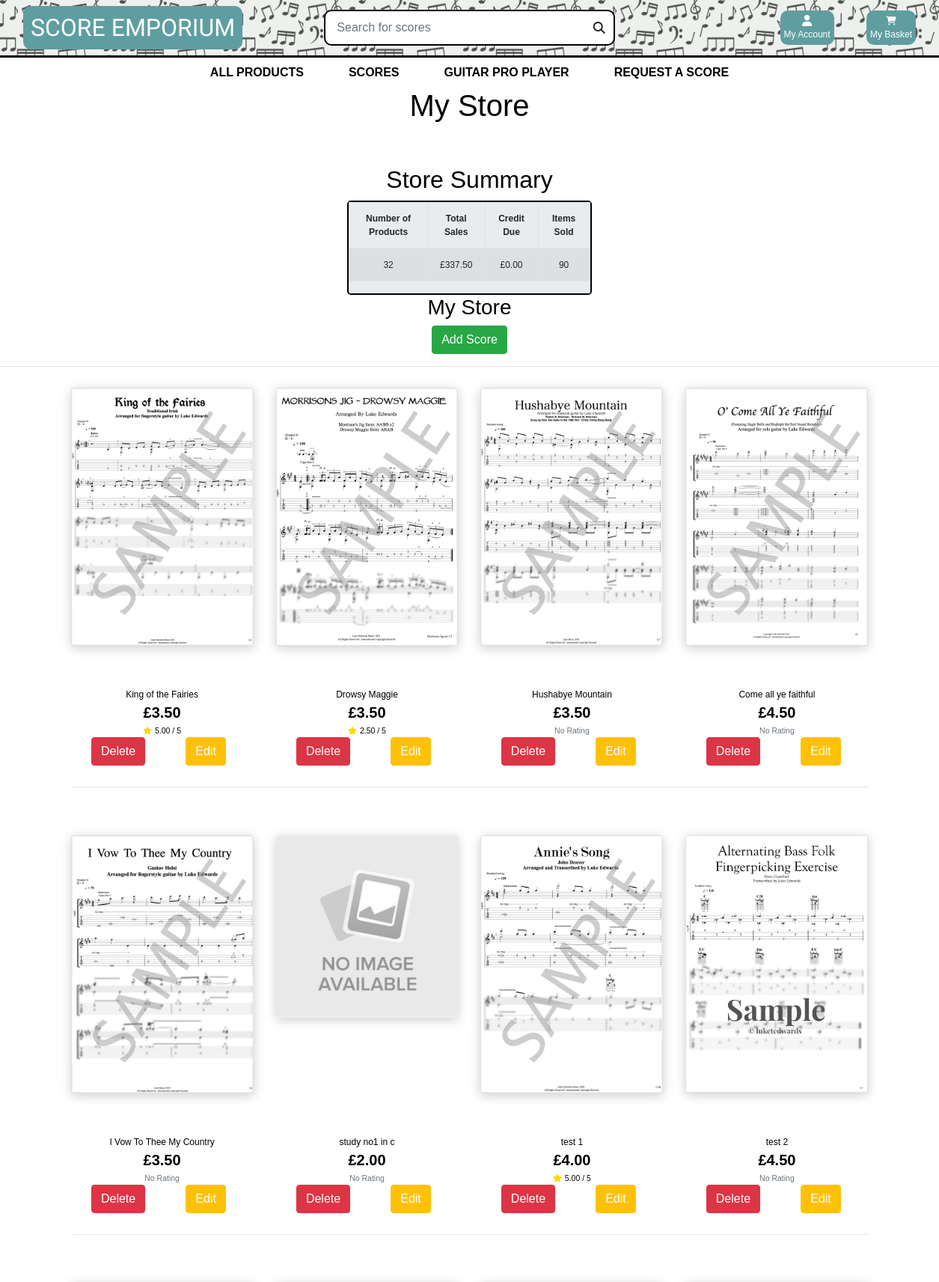
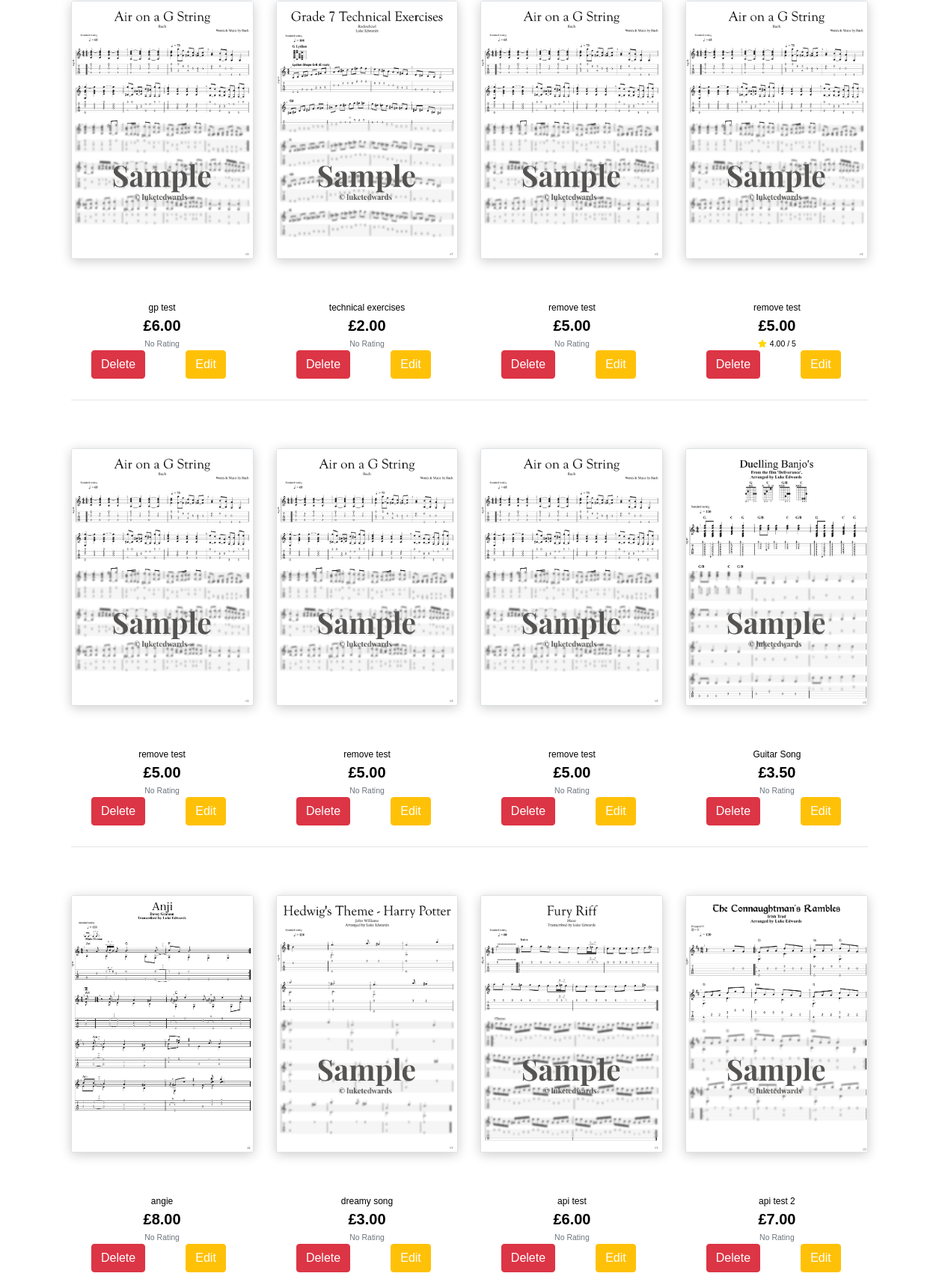
/profile/storefront/luketedwards/ (signed in, upper part), run on the app's committed database (2 pictures, top to bottom).
### user_profile/models.py (models this page shows, shortened)
class UserProfile(models.Model):
    user = models.OneToOneField(User, on_delete=models.CASCADE)
    purchased_scores = []
    sales_number = models.DecimalField(max_digits=10,decimal_places=0, default=0)
    sales_income = models.DecimalField(max_digits=10, decimal_places=2, default=0)
    money_due = models.DecimalField(max_digits=10, decimal_places=2, default=0)
    vendor = models.BooleanField(default=False)
    sort_code = models.CharField(max_length=10, blank=True)
    account_number = models.CharField(max_length=20, blank=True)
    card_name = models.CharField(max_length=50, blank=True)

### products/models.py (models this page shows, shortened)
class Product(models.Model):
    genre = models.ForeignKey('Genre', null=True, blank=True, on_delete=models.SET_NULL)
    difficulty = models.ForeignKey('Difficulty', null=True, blank=True, on_delete=models.SET_NULL)
    sku = models.CharField(max_length=254, null=True, blank=True)
    name = models.CharField(max_length=254)
    description = models.TextField()
    price = models.DecimalField(max_digits=6, decimal_places=2)
    rating = models.DecimalField(max_digits=6, decimal_places=2, null=True, blank=True)
    image_url = models.URLField(max_length=1024, null=True, blank=True)
    image = models.ImageField(null=True, blank=True,)
    vendor = models.CharField(max_length=254, null=True)
    PDF = models.FileField(null=True,)
    Guitar_Pro_Unlocked = models.FileField(null=True,)
    Guitar_Pro_Locked = models.FileField(null=True, blank=True)
    video = models.URLField(max_length=1024, null=True, blank=True)

### user_profile/views.py (the view)
# urls.py: path('storefront/<str:storevendor>/', views.user_store, name='storefront'),
def user_store(request, storevendor):
    profile = get_object_or_404(UserProfile, user=request.user)
    orders = profile.orders.all()
    if request.user.is_authenticated:
        profile = get_object_or_404(UserProfile, user=request.user)
        orders2 = profile.orders.all()
    else:
        orders2=None
    ordersList = []
    for order in orders2:
        for item in order.lineitems.all():
            ordersList.append(item.product.id)
    products = Product.objects.all()
    all_products = products
    username= request.user.username
    queries = Q(vendor__iexact=storevendor)
    products = products.filter(queries)
    product_number = products.count()
    purchased_scores = UserProfile.purchased_scores
    sales_number = profile.sales_number
    sales_income = profile.sales_income
    money_due = profile.money_due
    context = {
        'products': products,
        'username': username,
        'product_number': product_number,
        'purchased_scores': purchased_scores,
        'all_products': all_products,
        'profile': profile,
        'orders': orders,
        'sales_number':sales_number,
        'sales_income':sales_income,
        'money_due':money_due,
        'storevendor':storevendor,
        'ordersList':ordersList
    }
    if username == storevendor:
        if profile.vendor == True:
            return render(request, 'user_profile/my_storefront.html', context)
        else:
            return redirect('vendor_signup')
    else:
        return render(request, 'user_profile/other_storefront.html', context)

### cart/contexts.py (called while the page is built, shortened)
def cart_contents(request):
    cart_items = []
    total = 0
    product_count = 0
    cart = request.session.get('cart', {})
    total = total
    context = {
        'cart_items': cart_items,
        'total': total,
        'product_count': product_count,
    }
    return context

### user_profile/templates/user_profile/my_storefront.html (shortened to what this page needs)
{% extends "base.html" %}
{% load static %}
{% block content %}
<div class=" text-black">
    <div class="row">
        <div class="col text-center mb-5">
            <h1>My Store</h1>
        </div>
    </div>
    <div class="row text-center d-block" >
        <div class="col center">
            <h2>Store Summary</h2>
            <div id="store-summary" style="padding: 0;" class="jumbotron">
                <table class="table table-striped table-bordered table-hover">
                    <thead>
                        <tr>
                            <th>Number of Products</th>
                            <th>Total Sales</th>
                            <th>Credit Due</th>
                            <th>Items Sold</th>
                        </tr>
                    </thead>
                    <tbody>
                        <tr>
                            <td>{{product_number}}</td>
                            <td>£{{sales_income}}</td>
                            <td>£{{money_due}}</td>
                            <td>{{sales_number}}</td>
                        </tr>
                    </tbody>
                </table>
            </div>
        </div>
        <div class="row d-block">
            <div class="row text-center d-block">
                <div class="col ">
                    <h3>My Store</h3>
                    <a href="{% url 'add_product_store' %}" class="btn btn-success animated-btn">Add Score</a>
                </div>
                <hr>
            </div>
            <div class=" col-10 offset-1">
              <div class="row">
               {% if product_number > 0 %}
                {% for product in products %}
                  <div class="col-sm-6 col-md-6 col-lg-4 col-xl-3">
                    <div class="card h-100 border-0 ">
                      {% if product.image %}
                      <a href="{% url 'product_detail' product.id %}">
                          <img class=" grow card-img-top img-fluid border shadow-checkout" src="/media/{{product.image}}"
                              alt="{{ product.name }}">
                      </a>
                      {% else %}
                      <a href="{% url 'product_detail' product.id %}">
                          <img class="card-img-top img-fluid shadow-checkout" src="/media/No_Image_Available.jpg"
                              alt="{{ product.name }}">
                      </a>
                      {% endif %}
                      <div class="card-body pb-0">
                      </div>
                      <div class="card-footer bg-white pt-0 border-0 text-center">
                          <div class="row">
                              <div class="card-body pb-0">
                                  <p class="mb-0">{{ product.name }}</p>
                              </div>
                          </div>
                          <div class="row">
                              <div class="col">
                                  <p class="lead mb-0 text-center font-weight-bold">£{{ product.price }}</p>
                                  {% if product.rating %}
                                  <small class="gold"><i class="fas fa-star mr-1"></i>{{ product.rating }} /
                                      5</small>
                                  {% else %}
                                  <small class="text-muted">No Rating</small>
                                  {% endif %}
                              </div>
                          </div>
                          <div class="row g-0">
                              <div class="col d-block p-0 ">
                                  <a href="#" data-toggle="modal" data-target="#exampleModal{{forloop.counter0}}"
                                      class="btn btn-danger animated-btn">Delete</a>
                              </div>
                              <div class="col p-0 ">
                                  <a href="{% url 'edit_product_store' product.id%}"
                                      class="btn btn-warning text-white animated-btn">Edit</a>
                              </div>
                          </div>
                      </div>
                  </div>
                  </div>
                  {% if forloop.counter|divisibleby:4 %}
                  <div class="col-12 d-none d-xl-block mb-5">
                    <hr>
                  </div>
                  {% endif %}
                  {% endfor %}
                  {% else %}
                  <div class="col-12">
                    <p class="text-center">You have no products</p>
                  </div>
                  {% endif %}
              </div>
            </div>
          </div>
    </div>
</div>
{% endblock %}

### static/css/base.css (style rules this page uses)
html { height: 100%; }
body { height: 100%; min-height: 100%; margin: 0; padding-bottom: 30px; }
.center { margin: 0 auto !important; }
.gold i { color: gold !important; }
body { background-size: cover; height: calc(100vh - 164px); color: black !important; font-family: 'Helvetica'; }
.text-black { color: #000 !important; }
#store-summary { border: 2px black solid; width: 26%; margin: 0 auto; }
* { box-sizing: border-box; }
.row:after { content: ""; display: table; clear: both; }
.table td, .table th { vertical-align: middle !important; }
.grow { transition: .3s ease-in-out; }
.shadow-checkout { box-shadow: 0px 3px 15px rgba(0,0,0,0.2); }

### static/css/scores.css (style rules this page uses)
body { font-family: Arial, Helvetica, sans-serif; font-size: 12px; }

### data on the page
UserProfile: sales_income "337.50", money_due "0.00", sales_number "90"
Product: image (picture), name "King of the Fairies", price "3.50", rating "5.00"
Product: image (picture), name "Drowsy Maggie", price "3.50", rating "2.50"
Product: image (picture), name "Hushabye Mountain", price "3.50", shows "No Rating"
Product: image (picture), name "Come all ye faithful", price "4.50", shows "No Rating"
Product: image (picture), name "I Vow To Thee My Country", price "3.50", shows "No Rating"
Product: name "study no1 in c", price "2.00", shows "No Rating"
Product: image (picture), name "test 1", price "4.00", rating "5.00"
Product: image (picture), name "test 2", price "4.50", shows "No Rating"
Product: image (picture), name "gp test", price "6.00", shows "No Rating"
Product: image (picture), name "technical exercises", price "2.00", shows "No Rating"
Product: image (picture), name "remove test", price "5.00", shows "No Rating"
Product: image (picture), name "remove test", price "5.00", rating "4.00"
Product: image (picture), name "remove test", price "5.00", shows "No Rating"
Product: image (picture), name "remove test", price "5.00", shows "No Rating"
Product: image (picture), name "remove test", price "5.00", shows "No Rating"
Product: image (picture), name "Guitar Song", price "3.50", shows "No Rating"
Product: image (picture), name "angie", price "8.00", shows "No Rating"
Product: image (picture), name "dreamy song", price "3.00", shows "No Rating"
Product: image (picture), name "api test", price "6.00", shows "No Rating"
Product: image (picture), name "api test 2", price "7.00", shows "No Rating"

### other printed values
{{ product_number }} "32"
